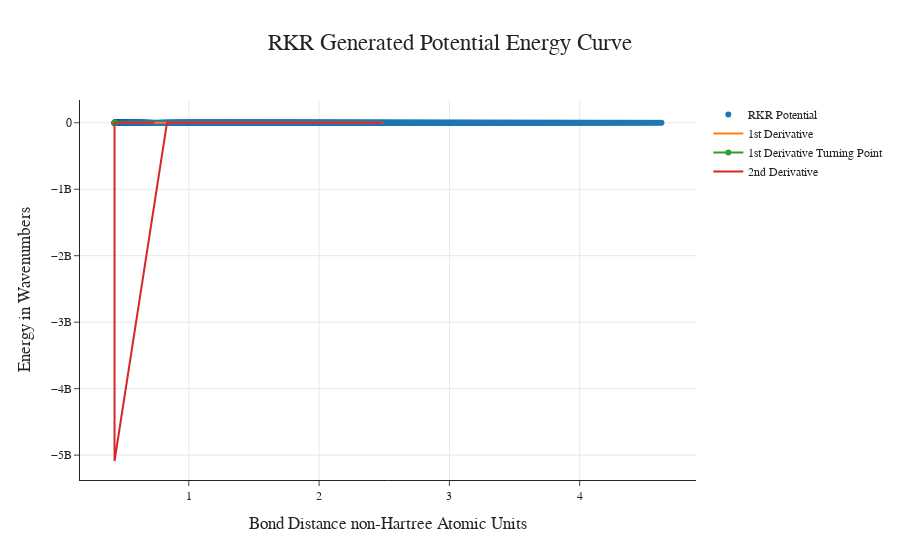

Source (notebook cell):
### Code cell
#Lists to hold data 
x = []
y = []
ddX = []
ddX2 = []
ddx = []
ddx2 = []
leftAsympCutOff = False

x.append(re)
y.append(0)

#Loop to generate all data to graph
print("Building RKR Potential")
for v in tqdm(np.arange(-.499, 17, .01)):
    
    energy = E(v, 0)
    xPoints = RKR(v)
    
    if(len(x) != 0):
        #Compute First Derivative
        ddX.append( (min(xPoints) + min(x[-2:])) / 2 )
        slope = (energy-y[-1]) / ( min(xPoints) - min(x[-2:]) )
        ddx.append( slope )
        
        if(len(ddx) > 1):
            #Compute 2nd Derivative
            ddX2.append( (ddX[-2] + ddX[-1]) / 2 )
            ddx2.append( (ddx[-1] - ddx[-2]) / (ddX[-1] - ddX[-2]) )
            
            #Determine if Cutoff should be used
            if(ddx2[-1] <= 0):
                leftAsympCutOff = True
                
    if(not leftAsympCutOff):
        x.extend( xPoints )
        y.extend( [energy] * 2 )
    else:
        x.append(max(xPoints))
        y.append(energy)
        
print("Graphing Potential")
#Prepare data for graphing
figure = {
    "data":[
        {
            "type":"scatter",
            "x":x,
            "y":y,
            "connectgaps":True,
            "mode":"markers",
            "name":"RKR Potential",
        }
    ],
    
    "layout":{
        "xaxis":{"title":"Bond Distance non-Hartree Atomic Units"},
        "yaxis":{"title":"Energy in Wavenumbers"},
        "title":{"text":"RKR Generated Potential Energy Curve"}
    }
}

figure["data"].append(
    {
        "type":"scatter",
        "x":ddX,
        "y":ddx,
        "name":"1st Derivative"
    }
)

figure["data"].append(
    {
        "type":"scatter",
        "x":[ddX[ddx.index(min(ddx))]] * 2,
        "y":[0, pow(10, 4) * 2],
        "name":"1st Derivative Turning Point"
    }
)

figure["data"].append(
    {
        "type":"scatter",
        "x":ddX2,
        "y":ddx2,
        "name":"2nd Derivative"
    }
)

iplot(figure)

### Figure 1 — Plotly figure (JSON) as saved in the notebook; plotly's stock layout.template omitted (floating-point values rounded to 4 significant figures; data arrays with more than 128 entries replaced by an {"elided": "..."} marker saying what was removed)
{"data": [{"connectgaps": true, "mode": "markers", "name": "RKR Potential", "type": "scatter", "x": {"elided": "2812 float values"}, "y": {"elided": "2812 float values"}}, {"name": "1st Derivative", "type": "scatter", "x": {"elided": "1750 float values"}, "y": {"elided": "1750 float values"}}, {"name": "1st Derivative Turning Point", "type": "scatter", "x": [0.4304, 0.4304], "y": [0, 20000]}, {"name": "2nd Derivative", "type": "scatter", "x": {"elided": "1749 float values"}, "y": {"elided": "1749 float values"}}], "layout": {"autosize": true, "title": {"text": "RKR Generated Potential Energy Curve"}, "xaxis": {"autorange": true, "range": [0.1881, 4.87], "title": {"text": "Bond Distance non-Hartree Atomic Units"}, "type": "linear"}, "yaxis": {"autorange": true, "range": [-5375000000.0, 366900000.0], "title": {"text": "Energy in Wavenumbers"}, "type": "linear"}}}
